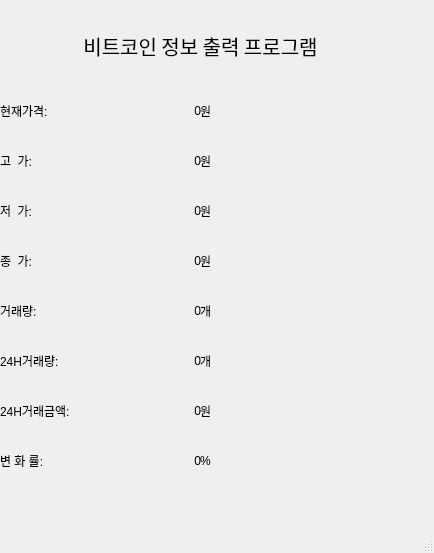
<?xml version="1.0" encoding="UTF-8"?>
<ui version="4.0">
 <class>MainWindow</class>
 <widget class="QMainWindow" name="MainWindow">
  <property name="geometry">
   <rect>
    <x>0</x>
    <y>0</y>
    <width>434</width>
    <height>553</height>
   </rect>
  </property>
  <property name="windowTitle">
   <string>MainWindow</string>
  </property>
  <widget class="QWidget" name="centralwidget">
   <widget class="QLabel" name="label">
    <property name="geometry">
     <rect>
      <x>80</x>
      <y>10</y>
      <width>241</width>
      <height>71</height>
     </rect>
    </property>
    <property name="font">
     <font>
      <family>휴먼매직체</family>
      <pointsize>15</pointsize>
     </font>
    </property>
    <property name="text">
     <string>비트코인 정보 출력 프로그램</string>
    </property>
    <property name="alignment">
     <set>Qt::AlignCenter</set>
    </property>
   </widget>
   <widget class="QLabel" name="label1">
    <property name="geometry">
     <rect>
      <x>0</x>
      <y>100</y>
      <width>101</width>
      <height>21</height>
     </rect>
    </property>
    <property name="text">
     <string>현재가격:</string>
    </property>
   </widget>
   <widget class="QLabel" name="trade_price">
    <property name="geometry">
     <rect>
      <x>100</x>
      <y>100</y>
      <width>101</width>
      <height>21</height>
     </rect>
    </property>
    <property name="text">
     <string>0</string>
    </property>
    <property name="alignment">
     <set>Qt::AlignRight|Qt::AlignTrailing|Qt::AlignVCenter</set>
    </property>
   </widget>
   <widget class="QLabel" name="label_4">
    <property name="geometry">
     <rect>
      <x>200</x>
      <y>100</y>
      <width>101</width>
      <height>21</height>
     </rect>
    </property>
    <property name="text">
     <string>원</string>
    </property>
   </widget>
   <widget class="QLabel" name="label2">
    <property name="geometry">
     <rect>
      <x>0</x>
      <y>150</y>
      <width>101</width>
      <height>21</height>
     </rect>
    </property>
    <property name="text">
     <string>고  가:</string>
    </property>
   </widget>
   <widget class="QLabel" name="label3">
    <property name="geometry">
     <rect>
      <x>0</x>
      <y>200</y>
      <width>101</width>
      <height>21</height>
     </rect>
    </property>
    <property name="text">
     <string>저  가:</string>
    </property>
   </widget>
   <widget class="QLabel" name="high_price">
    <property name="geometry">
     <rect>
      <x>100</x>
      <y>150</y>
      <width>101</width>
      <height>21</height>
     </rect>
    </property>
    <property name="text">
     <string>0</string>
    </property>
    <property name="alignment">
     <set>Qt::AlignRight|Qt::AlignTrailing|Qt::AlignVCenter</set>
    </property>
   </widget>
   <widget class="QLabel" name="low_price">
    <property name="geometry">
     <rect>
      <x>100</x>
      <y>200</y>
      <width>101</width>
      <height>21</height>
     </rect>
    </property>
    <property name="text">
     <string>0</string>
    </property>
    <property name="alignment">
     <set>Qt::AlignRight|Qt::AlignTrailing|Qt::AlignVCenter</set>
    </property>
   </widget>
   <widget class="QLabel" name="label4">
    <property name="geometry">
     <rect>
      <x>0</x>
      <y>250</y>
      <width>101</width>
      <height>21</height>
     </rect>
    </property>
    <property name="text">
     <string>종  가:</string>
    </property>
   </widget>
   <widget class="QLabel" name="label5">
    <property name="geometry">
     <rect>
      <x>0</x>
      <y>300</y>
      <width>101</width>
      <height>21</height>
     </rect>
    </property>
    <property name="text">
     <string>거래량:</string>
    </property>
   </widget>
   <widget class="QLabel" name="label6">
    <property name="geometry">
     <rect>
      <x>0</x>
      <y>350</y>
      <width>101</width>
      <height>21</height>
     </rect>
    </property>
    <property name="text">
     <string>24H거래량:</string>
    </property>
   </widget>
   <widget class="QLabel" name="label7">
    <property name="geometry">
     <rect>
      <x>0</x>
      <y>400</y>
      <width>101</width>
      <height>21</height>
     </rect>
    </property>
    <property name="text">
     <string>24H거래금액:</string>
    </property>
   </widget>
   <widget class="QLabel" name="prev_closing_price">
    <property name="geometry">
     <rect>
      <x>100</x>
      <y>250</y>
      <width>101</width>
      <height>21</height>
     </rect>
    </property>
    <property name="text">
     <string>0</string>
    </property>
    <property name="alignment">
     <set>Qt::AlignRight|Qt::AlignTrailing|Qt::AlignVCenter</set>
    </property>
   </widget>
   <widget class="QLabel" name="trade_volume">
    <property name="geometry">
     <rect>
      <x>100</x>
      <y>300</y>
      <width>101</width>
      <height>21</height>
     </rect>
    </property>
    <property name="text">
     <string>0</string>
    </property>
    <property name="alignment">
     <set>Qt::AlignRight|Qt::AlignTrailing|Qt::AlignVCenter</set>
    </property>
   </widget>
   <widget class="QLabel" name="acc_trade_volume_24h">
    <property name="geometry">
     <rect>
      <x>100</x>
      <y>350</y>
      <width>101</width>
      <height>21</height>
     </rect>
    </property>
    <property name="text">
     <string>0</string>
    </property>
    <property name="alignment">
     <set>Qt::AlignRight|Qt::AlignTrailing|Qt::AlignVCenter</set>
    </property>
   </widget>
   <widget class="QLabel" name="acc_price_volume_24h">
    <property name="geometry">
     <rect>
      <x>100</x>
      <y>400</y>
      <width>101</width>
      <height>21</height>
     </rect>
    </property>
    <property name="text">
     <string>0</string>
    </property>
    <property name="alignment">
     <set>Qt::AlignRight|Qt::AlignTrailing|Qt::AlignVCenter</set>
    </property>
   </widget>
   <widget class="QLabel" name="label8">
    <property name="geometry">
     <rect>
      <x>0</x>
      <y>450</y>
      <width>101</width>
      <height>21</height>
     </rect>
    </property>
    <property name="text">
     <string>변 화 률:</string>
    </property>
   </widget>
   <widget class="QLabel" name="signed_change_rate">
    <property name="geometry">
     <rect>
      <x>100</x>
      <y>450</y>
      <width>101</width>
      <height>21</height>
     </rect>
    </property>
    <property name="text">
     <string>0</string>
    </property>
    <property name="alignment">
     <set>Qt::AlignRight|Qt::AlignTrailing|Qt::AlignVCenter</set>
    </property>
   </widget>
   <widget class="QLabel" name="label_19">
    <property name="geometry">
     <rect>
      <x>200</x>
      <y>150</y>
      <width>101</width>
      <height>21</height>
     </rect>
    </property>
    <property name="text">
     <string>원</string>
    </property>
   </widget>
   <widget class="QLabel" name="label_20">
    <property name="geometry">
     <rect>
      <x>200</x>
      <y>200</y>
      <width>101</width>
      <height>21</height>
     </rect>
    </property>
    <property name="text">
     <string>원</string>
    </property>
   </widget>
   <widget class="QLabel" name="label_21">
    <property name="geometry">
     <rect>
      <x>200</x>
      <y>250</y>
      <width>101</width>
      <height>21</height>
     </rect>
    </property>
    <property name="text">
     <string>원</string>
    </property>
   </widget>
   <widget class="QLabel" name="label_22">
    <property name="geometry">
     <rect>
      <x>200</x>
      <y>300</y>
      <width>101</width>
      <height>21</height>
     </rect>
    </property>
    <property name="text">
     <string>개</string>
    </property>
   </widget>
   <widget class="QLabel" name="label_23">
    <property name="geometry">
     <rect>
      <x>200</x>
      <y>350</y>
      <width>101</width>
      <height>21</height>
     </rect>
    </property>
    <property name="text">
     <string>개</string>
    </property>
   </widget>
   <widget class="QLabel" name="label_24">
    <property name="geometry">
     <rect>
      <x>200</x>
      <y>400</y>
      <width>101</width>
      <height>21</height>
     </rect>
    </property>
    <property name="text">
     <string>원</string>
    </property>
   </widget>
   <widget class="QLabel" name="label_25">
    <property name="geometry">
     <rect>
      <x>200</x>
      <y>450</y>
      <width>101</width>
      <height>21</height>
     </rect>
    </property>
    <property name="text">
     <string>%</string>
    </property>
   </widget>
  </widget>
  <widget class="QMenuBar" name="menubar">
   <property name="geometry">
    <rect>
     <x>0</x>
     <y>0</y>
     <width>434</width>
     <height>21</height>
    </rect>
   </property>
  </widget>
  <widget class="QStatusBar" name="statusbar"/>
 </widget>
 <resources/>
 <connections/>
</ui>
